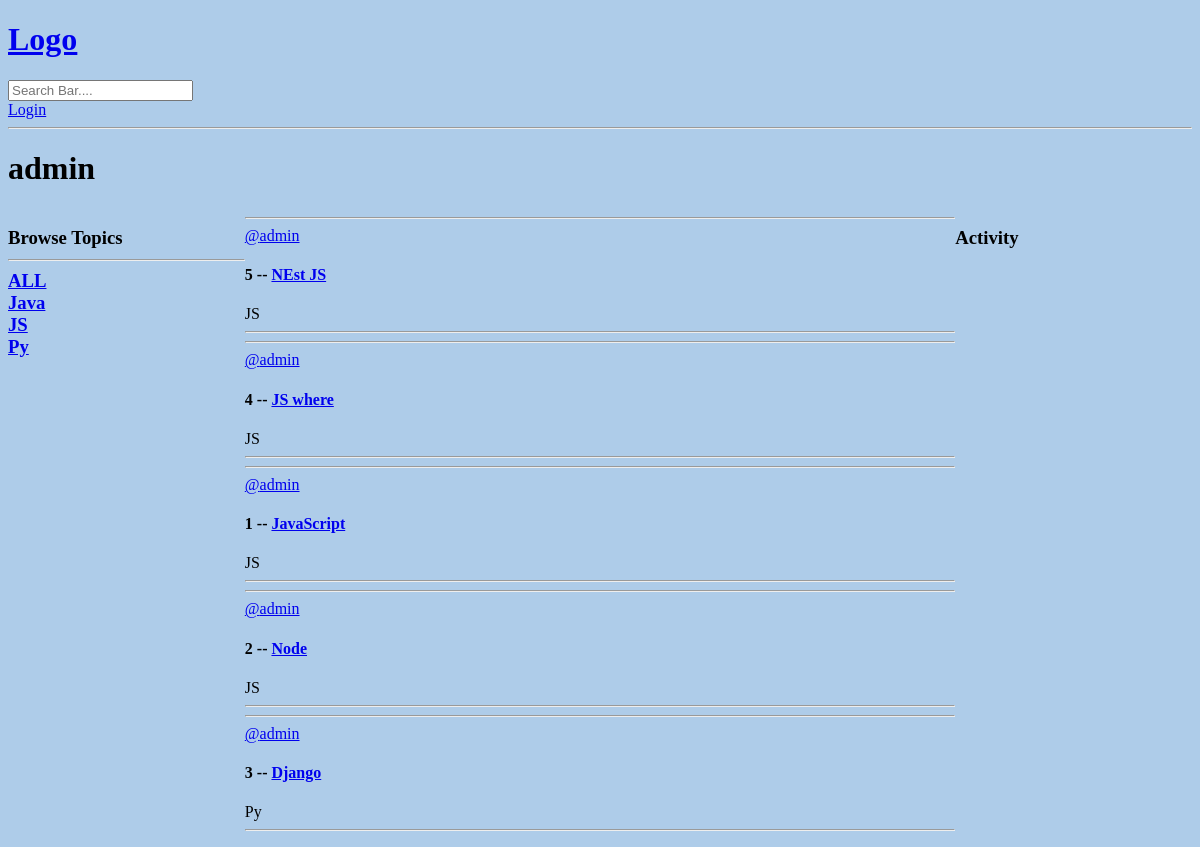
The page /profile/1 on the database as committed earlier.
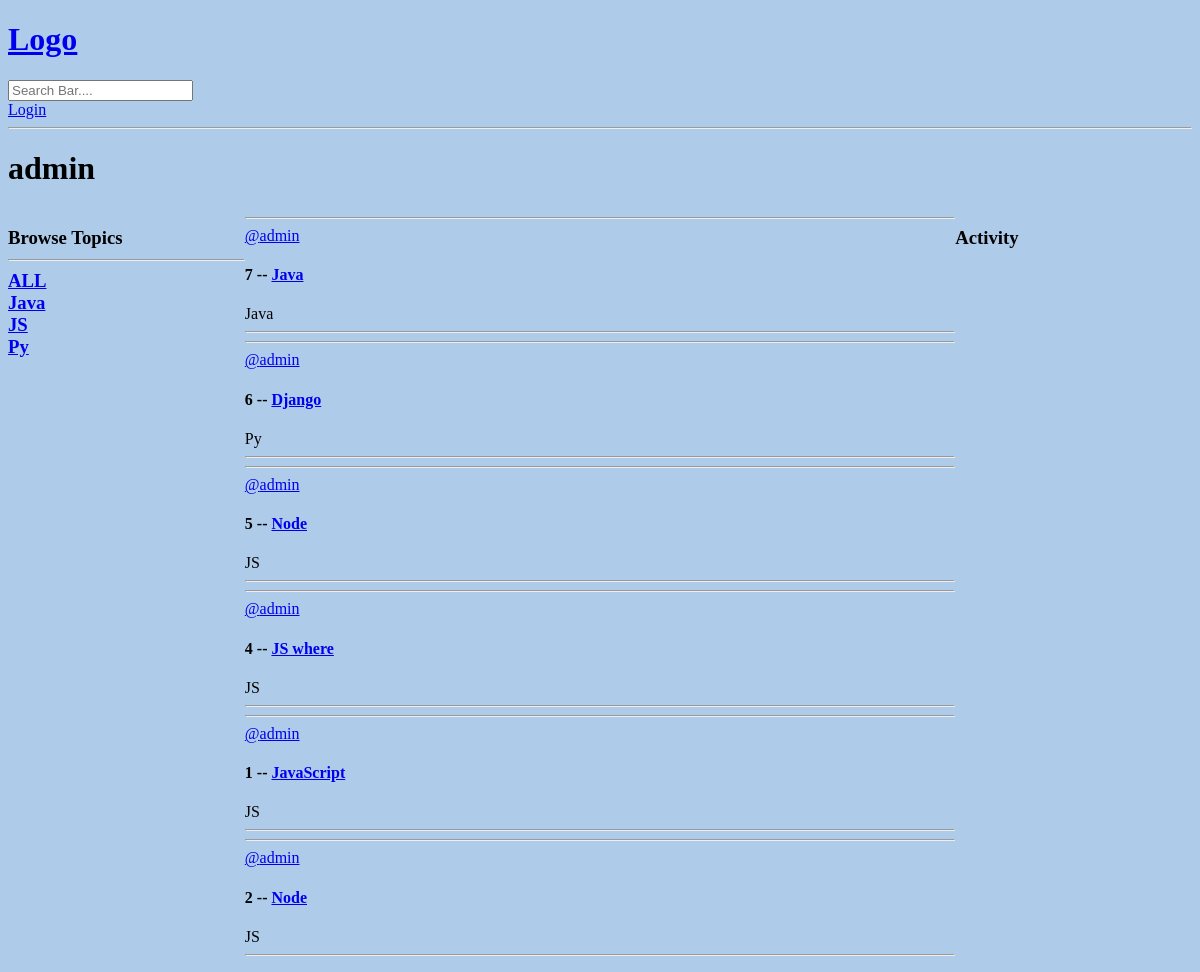
The same page on the database as committed later.
### base/models.py (models this page shows, shortened)
class Topic(models.Model):
    name = models.CharField(max_length=100)

class Room(models.Model):
    host = models.ForeignKey(User, on_delete=models.SET_NULL, null=True)
    topic = models.ForeignKey(Topic, on_delete=models.SET_NULL, null=True)
    name = models.CharField(max_length=100)
    description = models.TextField(null=True, blank=True)
    participants = models.ManyToManyField(User, related_name='participents', blank=True)
    updated = models.DateTimeField(auto_now=True)
    created = models.DateTimeField(auto_now_add=True)
    class Meta:
        ordering = ['-updated', '-created']

### base/views.py (the view)
# urls.py: path('profile/<str:pk>', views.userProfile, name="user-profile"),
def userProfile(request, pk):
    user = User.objects.get(id = pk)
    rooms = user.room_set.all()
    room_message = user.message_set.all()
    topics = Topic.objects.all()
    context = {'user' : user, 'rooms' : rooms, 'room_message' : room_message,
               'topics' : topics}
    return render(request, 'base/profile.html', context)

### base/templates/base/profile.html (shortened to what this page needs)
{% extends 'main.html' %}
{% block content %}
<h1>{{user.username}}</h1>
<div class="profile-container">
    <div>
        {% include 'base/topics.html' %}
    </div>
    <div>
        {% include 'base/feed_component.html' %}
    </div>
    <div>
        {% include 'base/activity_component.html' %}
    </div>
</div>
{% endblock %}

### base/templates/base/topics.html
<h3>
    Browse Topics
    <hr />
    <div>
      <a href="{% url 'home' %}">ALL</a>
    </div>
    {% for topic in topics %}
    <div>
      <a href="{% url 'home' %}?q={{topic.name}}">{{topic.name}}</a>
    </div>
    {% endfor %}
  </h3>

### base/templates/base/feed_component.html (shortened to what this page needs)
<div>
    {% for room in rooms %}
    <div>
      <hr />
      <a href="{% url 'user-profile' room.host%}">@{{room.host.username}}</a>
      <h4>
        {{room.id}} -- <a href=" {% url 'room' room.id %} ">{{room.name}}</a>
      </h4>
      <span>{{room.topic.name}}</span>
      <hr />
    </div>
    {% endfor %}
  </div>

Rows that differ between the two databases and show on the page:
removed Room: host.username "admin", id "3", name "Django", topic.name "Py"
added Room: host.username "admin", id "7", name "Java", topic.name "Java"
added Room: host.username "admin", id "6", name "Django", topic.name "Py"
changed Room id 5: name "NEst JS" → "Node"
